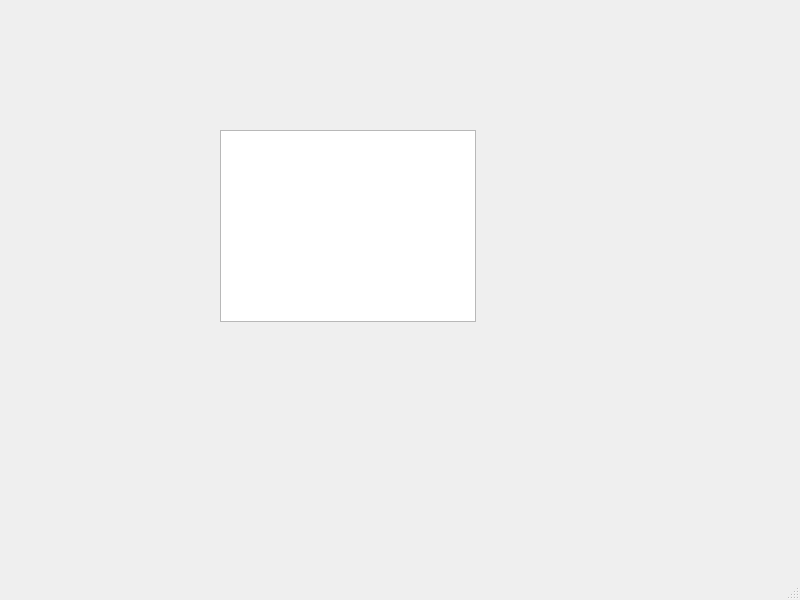
<?xml version="1.0" encoding="UTF-8"?>
<ui version="4.0">
 <class>MainWindow</class>
 <widget class="QMainWindow" name="MainWindow">
  <property name="geometry">
   <rect>
    <x>0</x>
    <y>0</y>
    <width>800</width>
    <height>600</height>
   </rect>
  </property>
  <property name="windowTitle">
   <string>MainWindow</string>
  </property>
  <widget class="QWidget" name="centralwidget">
   <widget class="QGraphicsView" name="graphicsView">
    <property name="geometry">
     <rect>
      <x>220</x>
      <y>130</y>
      <width>256</width>
      <height>192</height>
     </rect>
    </property>
   </widget>
  </widget>
  <widget class="QMenuBar" name="menubar">
   <property name="geometry">
    <rect>
     <x>0</x>
     <y>0</y>
     <width>800</width>
     <height>26</height>
    </rect>
   </property>
  </widget>
  <widget class="QStatusBar" name="statusbar"/>
 </widget>
 <resources/>
 <connections/>
</ui>
